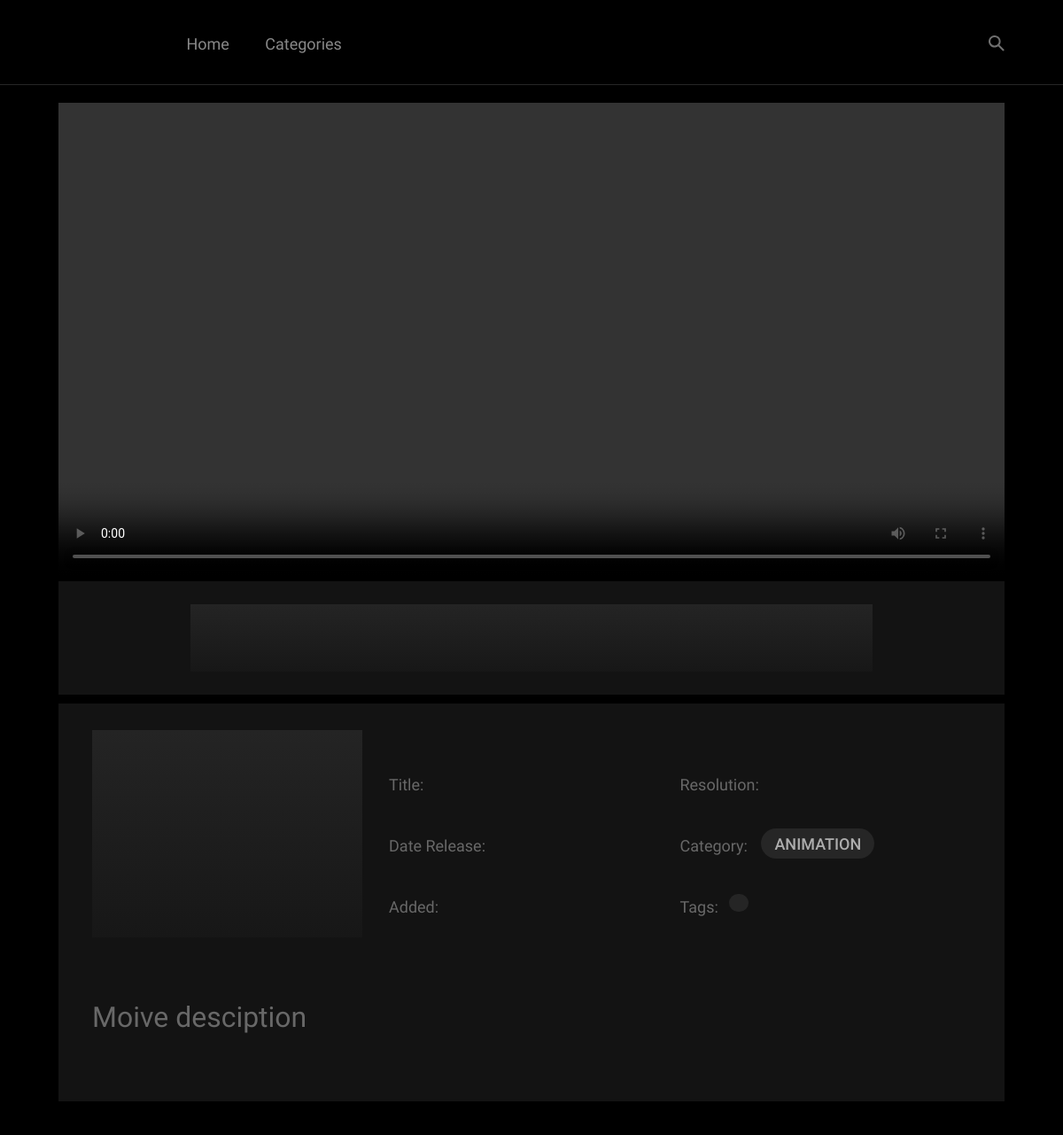
Before: /trailer.php with the older database file.
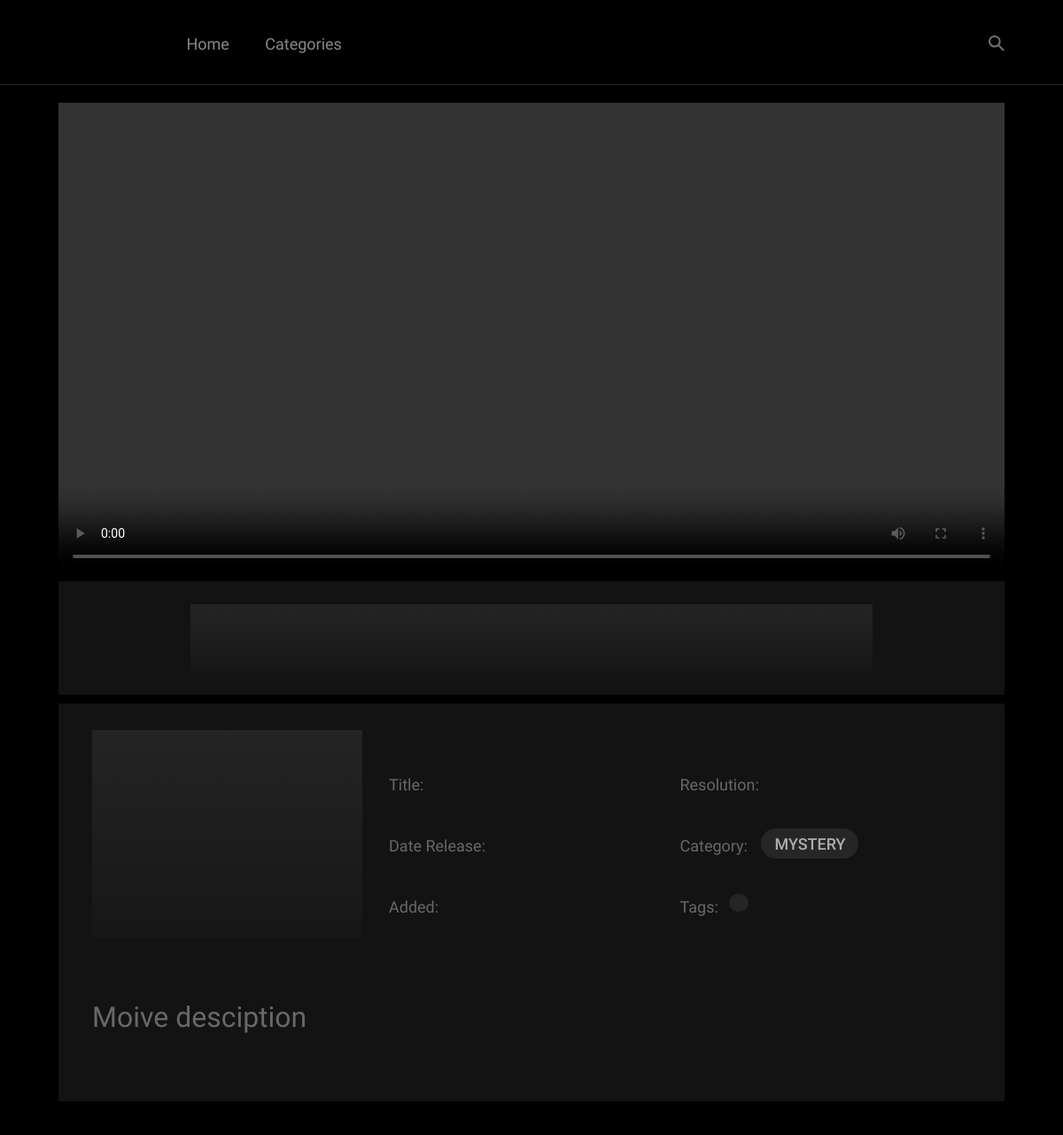
After: the same page with the newer database file.
### tables this page shows
CREATE TABLE `categories` (
  `cate_id` int(11) NOT NULL AUTO_INCREMENT,
  `cate_name` varchar(100) NOT NULL,
  PRIMARY KEY (`cate_id`)
);

### trailer.php (the view, shortened to what this page needs)
<?php  include "includes/header.php"; ?>
<?php  include "includes/nav.php"; ?>
    <main class="page__main main" style="padding-top:0px;">
        <div class="inner">
                <div class="container">
                    <div class="info__inner">
                                <video src="movie/trailer/<?php echo $movie_trailer; ?>" controls autoplay preload="auto"  width="100%" height="100%" controlsList="nodownload" id="myVideoFile"></video>
                            <div class="bnr-container bnr-container--lg">
                                <a href="full.php?movie=<?php echo $movie_id; ?>" target="_blank">
                                    <span class="banner-image lazy-bg-img" data-original="images/watch.png"></span>
                                </a>
                            </div>
                            <div class="video-info">
                                <div class="video-info__left">
                                    <div class="video-preview__image" style="padding-bottom: 234px;">
                                        <span class="lazy-bg-img" data-original="movie/cover/<?php echo $movie_image; ?>"></span>
                                    </div>
                                </div>
                                <div class="video-info__right">
                                    <div class="video-specs">
                                        <div class="video-specs__left">
                                            <p class="video-spec">
                                                <span>Title:</span>
                                            </p>
                                            <p class="video-spec">
                                                <span>Date Release: </span>
                                            </p>
                                            <p class="video-spec">
                                                <span>Added:</span>
                                            </p>
                                        </div>
                                        <div class="video-specs__right">
                                            <p class="video-spec">
                                                <span>Resolution: </span>
                                            </p>
                                            <p class="video-spec video-spec--category">
                                                <span>Category:</span>
                                                <a href="#" class="video-specs__category"><?php echo $cate_name; ?></a>
                                            </p>
                                            <p class="video-spec video-spec--tags">
                                                <span>Tags:</span>
                                                    <?php
                                                    $tag_explode = explode(",",$movie_tags);
                                                     foreach ($tag_explode as $item) {
                                                         echo "<a href=\"#\" class=\"video-specs__tag\">$item</a>";
                                                     }
                                                    ?>
                                            </p>
                                        </div>
                                    </div>
                                </div>
                                <div class="video-info__descr">
                                    <h3>Moive desciption</h3>
                                </div>
                            </div>
                    </div>
                </div>
        </div>
    </main>
<?php  include "includes/footer.php"; ?>

### includes/header.php (shortened to what this page needs)
<!DOCTYPE html>
<html lang="en">
<head>
    <link rel="stylesheet" type="text/css" href="css/owl.carousel.css">
    <link rel="stylesheet" type="text/css" href="css/owl.theme.css">
    <link rel="stylesheet" type="text/css" href="css/owl.transitions.css">
    <link rel="stylesheet" type="text/css" href="css/flexslider.css" >
    <link rel="stylesheet" type="text/css" href="css/jquery-ui.css">
    <link href="css/revolution-slider.css" rel="stylesheet">
    <link href="css/jquery.bxslider.css" rel="stylesheet" />
    <link rel="stylesheet" href="css/main.css">
    <link rel="stylesheet" type="text/css" href="css/font-awesome.css" media="all">
</head>

### includes/nav.php (shortened to what this page needs)
<body class="page">
<div class="page__layout">
    <header class="page__header header">
        <div class="container">
            <div class="header__left">
                <a href="<?php echo BASE_URL;?>" class="logo js-ajax-link">
                    <img src="images/logo1.svg" alt="" width="95px" height="70px">
                </a>
                <nav class="header__nav">
                    <ul class="header__nav-list">
                        <li class="header__nav-item header__nav-item--dropdown">
                            <a href="<?php echo BASE_URL;?>" class="header__nav-link js-ajax-link mobile-ajax-off">
                                Home
                            </a>
                        </li>
                        <li class="header__nav-item header__nav-item--dropdown">
                            <a href="#" class="header__nav-link js-ajax-link mobile-ajax-off">
                                Categories
                            </a>
                                    <?php
                                    $query = "SELECT * FROM categories";
                                    $select_all_category_query = mysqli_query($connection,$query);
                                    while ($row=mysqli_fetch_assoc($select_all_category_query)){
                                    $cate_name = $row['cate_name'];
                                    ?>
                                    <?php
                                    } ?>
                        </li>
                    </ul>
                </nav>
            </div>
            <div class="header__right">
                <a href="#" class="search-open"></a>
            </div>
        </div>
    </header>
    <div id="content-ajax">
        <main class="page__main main">

### includes/footer.php (shortened to what this page needs)
</div>
</div>
</body>
</html>

### includes/header.php (style rules this page uses)
html { background: #000; }
body { background: #000; }

Changed rows visible on the page:
no longer on this page (row unchanged): categories: cate_name "ANIMATION"
added categories: cate_name "MYSTERY"
